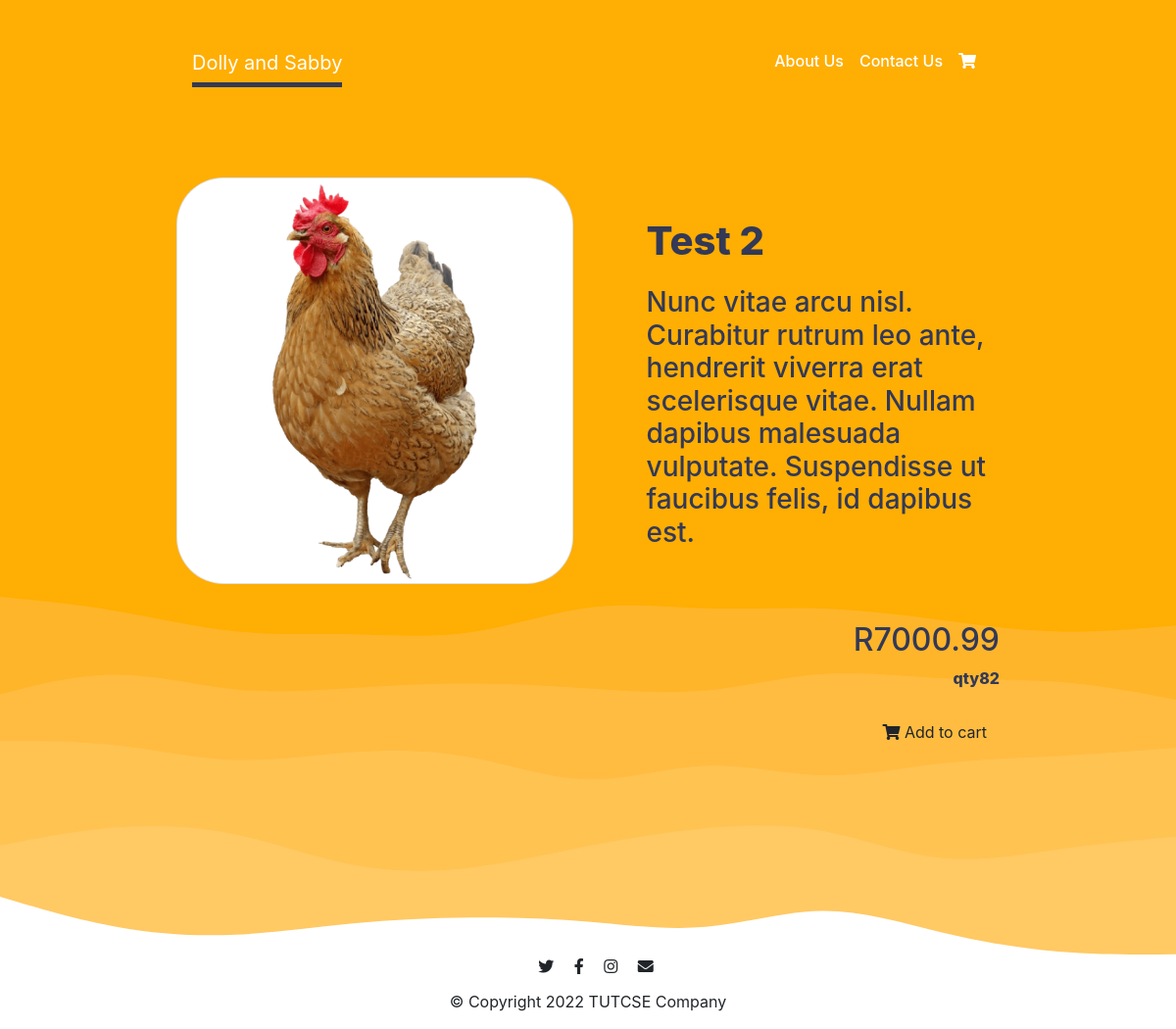
The app's page /items/23 with its own data.
### ChickenFarmApp/models.py (models this page shows, shortened)
class Item(models.Model):
    carts = models.ManyToManyField(Cart, through='ItemCart')
    itemPhoto = models.ImageField(upload_to='ChickenFarmApp/uploadedItemImages',null=True, blank=True)
    itemName = models.CharField(max_length=20,null=True, blank=True)
    itemDesc = models.CharField(max_length=500,null=True, blank=True)
    itemQty = models.IntegerField(null=True, blank=True)
    itemPrice = models.DecimalField(max_digits=19, decimal_places=2,null=True, blank=True)

### ChickenFarmApp/views.py (the view)
# urls.py: path('items/<int:item_id>', views.item),
def item(request, item_id):
    specItem = Item.objects.get(pk = item_id)
    if specItem:
        return render(request, 'ChickenFarmApp/item.html', {'itemInPage': specItem})
    else:
        return Http404('This page doesnt exist')

### ChickenFarmApp/templates/ChickenFarmApp/item.html
{% extends 'ChickenFarmApp/main.html' %}
{% load static %}
{% block styleContent %}
<link rel="stylesheet" href="{% static 'ChickenFarmApp/itemStyle.css' %}">
{% endblock %}
{% block pageContent %}
<section class="itemSec">
    <div class="container-fluid">
        {% include 'ChickenFarmApp/nav.html' %}
        <div class="row itmFace">
            <div class="col-md-6">
                <div class="card">
                    <img class="card-img-top" src="{{itemInPage.itemPhoto}}" alt="Card image cap">
                </div>
            </div>
            <div class="col-md-6">
                <div class="discZone">
                    <h1 class="itemName">{{itemInPage.itemName}}</h1>
                    <h3 class="itemDesc">{{itemInPage.itemDesc}}</h3>
                    <div class="price">
                        <h2>R{{itemInPage.itemPrice}}</h2>
                        <span class="qty"> qty{{itemInPage.itemQty}}</span>
                        <br>
                        <br>
                        <button id="add/{{ itemInPage.id }}" type="submit" class="btn addMeToCart">
                            <i class="fas fa-shopping-cart"></i> Add to cart
                        </button>
                    </div>
                </div>
            </div>
        </div>
    </div>
</section>
<img class="landBackground1" src="{% static 'ChickenFarmApp/frontBackgrond1.svg' %}" alt="frontBackgrond1" srcset="">
{% endblock %}

### ChickenFarmApp/static/ChickenFarmApp/itemStyle.css (style rules this page uses)
.container-fluid { padding: 3% 15%; }
.card { border-radius: 3rem; margin-bottom: 1.75rem; }
.itemSec { background: #FFAE03; margin: 0 0 -35% 0; }
.itmFace { padding: 10% 0 0 0; }
.discZone { color: #333956; padding: 10% 0 0 11%; }
.itemName { font-weight: 800; }
.itemDesc { padding: 4% 0 0 0; }
.price { text-align: right; font-weight: 800; padding: 18% 0 0 0; }
.landBackground1 { width: 100%; }

### records on screen
Item: itemPhoto (picture), itemName "Test 2", itemDesc "Nunc vitae arcu nisl. Curabitur rutrum leo ante, hendrerit viverra erat scelerisque vitae. Nullam dapibus malesuada vulputate. Suspendisse ut faucibus felis, id dapibus est.", itemPrice "7000.99", itemQty "82"
